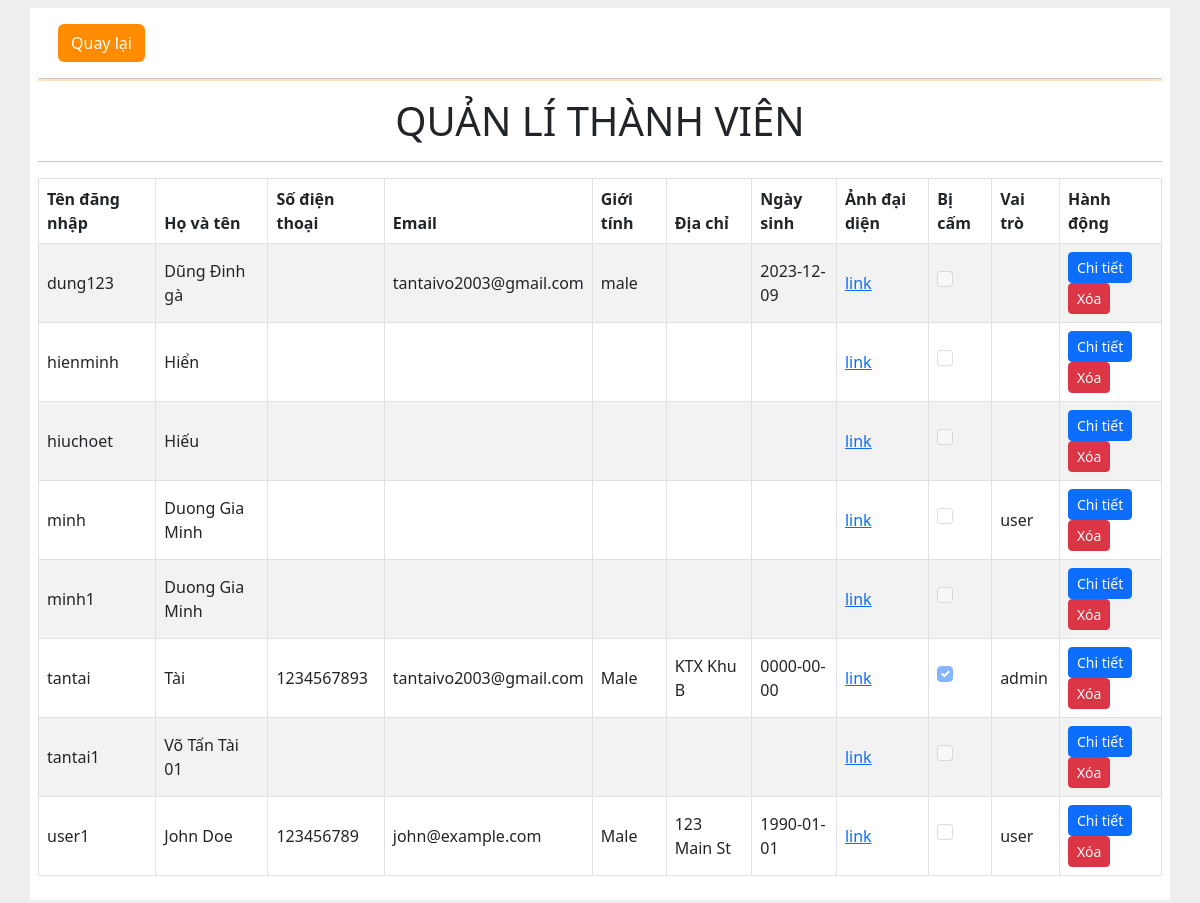
The app's page /Admin/user_management.php with its own data.
### tables this page shows
CREATE TABLE `khachhang` (
  `username` varchar(255) NOT NULL,
  `password` varchar(255) DEFAULT NULL,
  `fullname` varchar(255) DEFAULT NULL,
  `phoneNumber` varchar(20) DEFAULT NULL,
  `email` varchar(255) DEFAULT NULL,
  `sex` varchar(10) DEFAULT NULL,
  `address` text DEFAULT NULL,
  `dateOfBirth` date DEFAULT NULL,
  `avatar` varchar(255) DEFAULT NULL,
  `isbanned` tinyint(1) DEFAULT NULL,
  `role` varchar(50) DEFAULT NULL
);

### Admin/user_management.php (the view, shortened to what this page needs)
<?php
    include('header.php');
?>
<a class="btn mt-3" href="admin_page.php" style="background-color:#FF8C00; color:white; margin-left: 20px;">Quay lại</a>
<hr size="5px" color="#FF8C00">
<h1 class="mt-1" style="text-align: center;">QUẢN LÍ THÀNH VIÊN</h1>
<hr>
<?php
    include("database.php");
    $sql = "SELECT * FROM khachhang";
    $result = $conn->query($sql);
    if ($result->num_rows > 0) {
        echo '<table class="table table-bordered table-striped table-hover align-middle table-responsive w-auto mx-auto my-3"">';
        echo '<thead>';
        echo '<tr class="fit-content-row">';
        echo '<th scope="col">Tên đăng nhập</th>';
        echo '<th>Họ và tên</th>';
        echo '<th>Số điện thoại</th>';
        echo '<th>Email</th>';
        echo '<th>Giới tính</th>';
        echo '<th>Địa chỉ</th>';
        echo '<th>Ngày sinh</th>';
        echo '<th>Ảnh đại diện</th>';
        echo '<th>Bị cấm</th>';
        echo '<th>Vai trò</th>';
        echo '<th>Hành động</th>';
        echo '</tr>';
        echo '</thead>';
        echo '<tbody>';
        while ($row = $result->fetch_assoc()) {
            echo '<tr>';
            echo '<td>' . $row['username'] . '</td>';
            echo '<td>' . $row['fullname'] . '</td>';
            echo '<td>'. $row['phoneNumber'] . '</td>';
            echo '<td>'. $row['email'] . '</td>';
            echo '<td>'. $row['sex'] . '</td>';
            echo '<td>'. $row['address'] . '</td>';
            echo '<td>' . $row['dateOfBirth'] . '</td>';
            echo '<td><a href="' . $row['avatar'] . '"> link </a></td>';
            $isBannedValue = $row['isbanned'];
            echo '<td><input class="form-check-input mt-0" type="checkbox" ' . ($isBannedValue == 1 ? 'checked' : '') . ' disabled></td>';
            echo '<td>'. $row['role'] . '</td>';
            echo '<td>';
            echo '<a href="edit_user.php?username=' . $row['username'] . '" class="btn btn-primary btn-sm">Chi tiết</a>';
            echo '<button class="btn btn-danger btn-sm" onclick="confirmDelete(\'' . $row['username'] . '\')">Xóa</button>';
            echo '</td>';
            echo '</tr>';
        }
        echo '</tbody>';
        echo '</table>';
    } else {
        echo '<script>alert("No users found!")</script>';
    }
?>
<?php
    include('footer.php');
?>

### records on screen
khachhang: username "dung123", fullname "Dũng Đinh gà", email "tantaivo2003@gmail.com", sex "male", dateOfBirth "2023-12-09"
khachhang: username "hienminh", fullname "Hiển"
khachhang: username "hiuchoet", fullname "Hiếu"
khachhang: username "minh", fullname "Duong Gia Minh", role "user"
khachhang: username "minh1", fullname "Duong Gia Minh"
khachhang: username "tantai", fullname "Tài", phoneNumber "1234567893", email "tantaivo2003@gmail.com", sex "Male", address "KTX Khu B", dateOfBirth "0000-00-00", isbanned "☑", role "admin"
khachhang: username "tantai1", fullname "Võ Tấn Tài 01"
khachhang: username "user1", fullname "John Doe", phoneNumber "123456789", email "john@example.com", sex "Male", address "123 Main St", dateOfBirth "1990-01-01", role "user"
